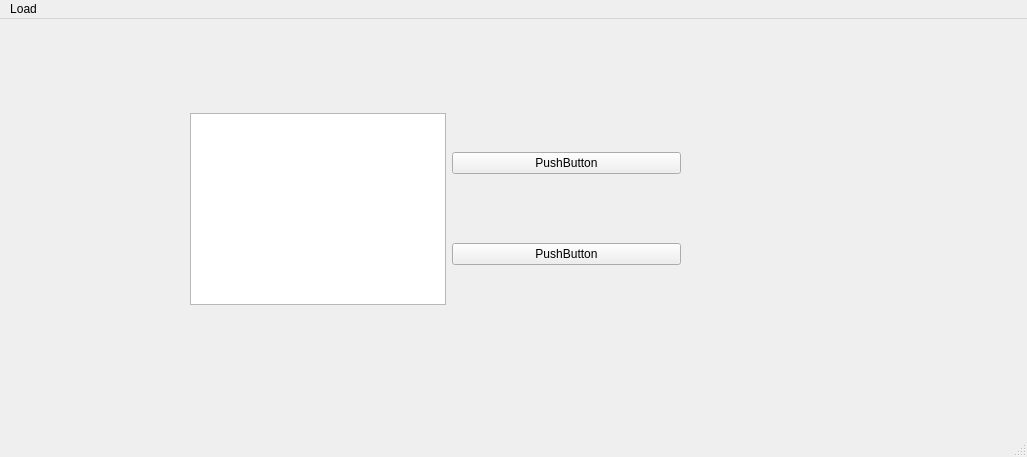
<?xml version="1.0" encoding="UTF-8"?>
<ui version="4.0">
 <class>Bancroft</class>
 <widget class="QMainWindow" name="Bancroft">
  <property name="geometry">
   <rect>
    <x>0</x>
    <y>0</y>
    <width>1027</width>
    <height>457</height>
   </rect>
  </property>
  <property name="windowTitle">
   <string>Bancroft</string>
  </property>
  <widget class="QWidget" name="centralwidget">
   <widget class="QWidget" name="horizontalLayoutWidget">
    <property name="geometry">
     <rect>
      <x>190</x>
      <y>70</y>
      <width>491</width>
      <height>241</height>
     </rect>
    </property>
    <layout class="QHBoxLayout" name="horizontalLayout">
     <item alignment="Qt::AlignHCenter|Qt::AlignVCenter">
      <widget class="QTableView" name="tableView"/>
     </item>
     <item>
      <layout class="QVBoxLayout" name="verticalLayout">
       <item>
        <widget class="QPushButton" name="pushButton">
         <property name="text">
          <string>PushButton</string>
         </property>
        </widget>
       </item>
       <item>
        <widget class="QPushButton" name="pushButton_2">
         <property name="text">
          <string>PushButton</string>
         </property>
        </widget>
       </item>
      </layout>
     </item>
    </layout>
   </widget>
  </widget>
  <widget class="QMenuBar" name="menubar">
   <property name="geometry">
    <rect>
     <x>0</x>
     <y>0</y>
     <width>1027</width>
     <height>26</height>
    </rect>
   </property>
   <widget class="QMenu" name="menuLoad">
    <property name="title">
     <string>Load</string>
    </property>
    <addaction name="actionOpen"/>
   </widget>
   <addaction name="menuLoad"/>
  </widget>
  <widget class="QStatusBar" name="statusbar"/>
  <action name="actionOpen">
   <property name="text">
    <string>Open</string>
   </property>
   <property name="statusTip">
    <string>Open File</string>
   </property>
   <property name="shortcut">
    <string>Ctrl+O</string>
   </property>
  </action>
 </widget>
 <resources/>
 <connections/>
</ui>
